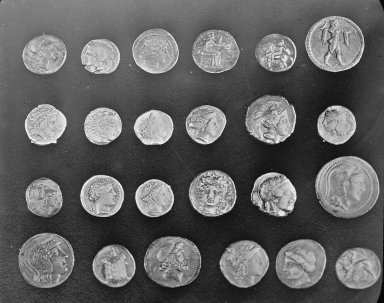
#> input picture skimage.data.coins(), 384 x 303 px
$ jupyter execute ch4_morphological_operations.ipynb
#> lines starting #> are read from the running program, lines starting #| are printed output that depends on the picture; after the words box and inside, x2 and y2 are one past the last pixel; in counts of white or black regions, pixels touching at a corner belong together
---
title: 'Chapter 4: Morphological operations'
jupyter: python3
format:
  html:
    embed-resources: true
  pdf:
    documentclass: article
    toc: true
    fontsize: 12pt
    geometry:
      - top=1in
      - bottom=1in
      - left=1in
      - right=1in
      - heightrounded
---

# Introduction

After binary thresholding an image to retain just the desired objects in the
foreground, these images usually contain undesirable artifacts. These could
small objects, objects of undesired shape, or an object separated into multiple
ones by small fissures.  Morphological operations on a binary image is useful
to fix these issues. Morphological operations can also be combined to fill
holes or extract object boundaries in binary images.

# The fundamental morphological operations

The two fundamental morphological operations are erosion and dilation. These
are building blocks of number of other techniques that combine them in clever
ways.  Although morphological operations are applicable to both binary and
grayscale images, we will focus only on binary images.

## Structuring element
The key component for a morphological operation in a structuring element. A
structuring element is a identical to a kernel (window) that we used for image
smoothing.  A structural element is a (small) binary image where the foreground
pixels are of a desired shape. As examples, we can have rectangle or elliptical
shaped structural elements:

[cell 1]
# Load the required libraries
import skimage as ski
import numpy as np
import matplotlib.pyplot as plt

## For skimage version 0.25 onward
# A rectangle structuring element
rect_se = ski.morphology.footprint_rectangle((1, 3))

# A square structuring element
sq_se = ski.morphology.footprint_rectangle((3, 3))

# A circular structuring element or radius 10
circle_se = ski.morphology.ellipse(10, 10)

# A elliptical structuring element of width 10 and height 5
ellipse_se = ski.morphology.ellipse(10, 5)


## For older version of skimage
"""
rect_se = ski.morphology.rectangle(1, 3)
sq_se = ski.morphology.rectangle(3, 3)
circle_se = ski.morphology.disk(10)
ellipse_se = ski.morphology.disk(5)
"""

# Plot the SEs
fig, ax = plt.subplots(2, 2)
ax[0, 0].imshow(rect_se, cmap = 'gray', vmin = 0, vmax = 2)
ax[0, 0].set_title('1x3 rectangle')
ax[0, 1].imshow(sq_se, cmap = 'gray', vmin = 0, vmax = 2)
ax[0, 1].set_title('3x3 square')
ax[1, 0].imshow(circle_se, cmap = 'gray', vmin = 0, vmax = 2)
ax[1, 0].set_title('10x10 ellipse')
ax[1, 1].imshow(ellipse_se, cmap = 'gray', vmin = 0, vmax = 2)
ax[1, 1].set_title('10x5 ellipse')
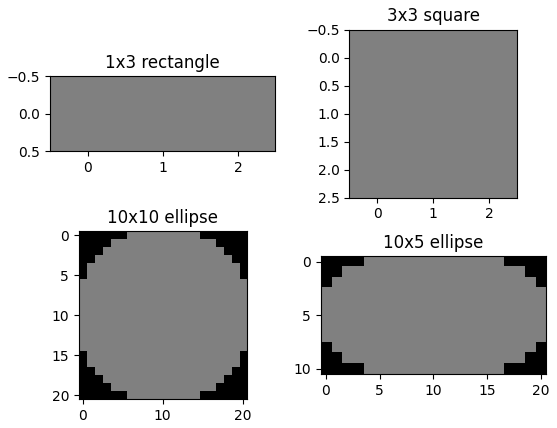
#> figure drawn by matplotlib, 4 panels

## Erosion
To erode an a binary image, we overlay the structuring element at each pixel of
the input image, and the output at that pixel is set to 1 if all the pixels in
the input image under the structuring element is 1.  The erosion operation is
useful to retain parts of the input image that "fits into" the structuring
element. For example, if we are using a square structuring element 2 pixels
wide, it will remove any rectangular objects in the input image that has width
less than 2, and all other objects will shirk in size.

[cell 2]
# Create a binary figure
img = np.array([[0, 0, 0, 0, 0, 0, 0, 0],
                [0, 1, 1, 0, 1, 0, 1, 1],
                [0, 1, 1, 0, 1, 0, 0, 0],
                [0, 0, 0, 0, 0, 0, 1, 0],
                [0, 1, 1, 1, 1, 1, 1, 0],
                [0, 1, 1, 1, 1, 1, 1, 0],
                [0, 1, 1, 1, 1, 1, 1, 0],
                [0, 0, 0, 0, 0, 0, 0, 0]])

# Create a 2x2 square structuring element
se = ski.morphology.footprint_rectangle((2, 2))

# Erode the image with the structuring element
er = ski.morphology.binary_erosion(img, se)

# Plot the figure
fig, ax = plt.subplots(1, 2)
ax[0].imshow(img, cmap = 'gray')
ax[0].set_title('Original image')
ax[1].imshow(er, cmap = 'gray')
ax[1].set_title('Eroded with 2x2 square')

## Dilation
Dilation is the inverse of an erosion. To dilate a binary image, we overlay the
structuring element at each pixel of the input image, the output at that pixel
is set to 1 if any pixel in the in the input image under the structuring
element is 1.  The dilation operation is useful to join fissures in the input
image that are smaller than the structuring element. For example, using a
square structuring element 2 pixels wide will join any objects in the input
image that are less than 2 pixels apart, and all other objects will expand.

[cell 3]
# Create a binary image
img = np.array([[0, 0, 0, 0, 0, 0, 0, 0],
                [0, 0, 0, 0, 0, 0, 0, 0],
                [0, 0, 1, 0, 0, 0, 0, 0],
                [0, 0, 0, 0, 0, 1, 1, 0],
                [0, 0, 0, 0, 0, 0, 0, 0],
                [0, 0, 0, 0, 1, 1, 1, 0],
                [0, 0, 0, 0, 0, 0, 0, 0],
                [0, 0, 0, 0, 0, 0, 0, 0]])

# Create a 2x2 square structuring element
se = ski.morphology.footprint_rectangle((2, 2))

# Dilate the image with the structuring element
dil = ski.morphology.binary_dilation(img, se)

# Plot the figure
fig, ax = plt.subplots(1, 2)
ax[0].imshow(img, cmap = 'gray')
ax[0].set_title('Original image')
ax[1].imshow(dil, cmap = 'gray')
ax[1].set_title('Dilated with 2x2 square')
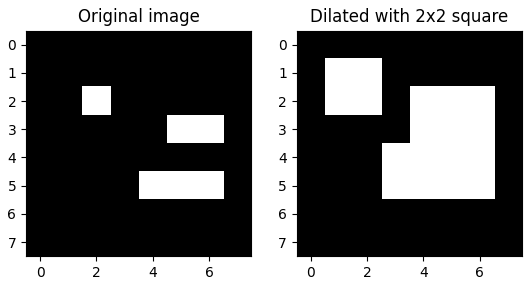
#> figure drawn by matplotlib, 2 panels

# Combining erosion and dilation
Erosion and Dilation operations can be combined to create higher order
operations.  Morphological opening and closing are preforming an erosion and
dilation consecutively.  These operations in effect restore the "damage" done
by the other operation.

## Morphological opening
Morphological opening first erodes an image and then dilates the eroded image.
As we have seen eroding an image removes objects smaller than the structuring
elements, and makes all other objects in the input image smaller. Dilating the
eroded image restores these smaller objects by making them bigger.
Importantly, the objects that were lost in the erosion are not restored.
In essence, we remove all objects smaller than the structuring element and all
other objects are restored.

[cell 4]
# Create a binary image
img = np.array([[0, 0, 0, 0, 0, 0, 0, 0],
                [0, 1, 1, 0, 1, 0, 1, 1],
                [0, 1, 1, 0, 1, 0, 0, 0],
                [0, 0, 0, 0, 0, 0, 1, 0],
                [0, 1, 1, 1, 1, 1, 1, 0],
                [0, 1, 1, 1, 1, 1, 1, 0],
                [0, 1, 1, 1, 1, 1, 1, 0],
                [0, 0, 0, 0, 0, 0, 0, 0]])

# Create a 2x2 square structuring element
se = ski.morphology.footprint_rectangle((2, 2))

# Erode the input image
er = ski.morphology.binary_erosion(img, se)
# Dilate the eroded image
dil_er = ski.morphology.binary_dilation(er, se)

# The above two steps can be done in one step
opening = ski.morphology.opening(img, se)

# Plot the image
fig, ax = plt.subplots(2, 2)
ax[0, 0].imshow(img, cmap = 'gray')
ax[0, 0].set_title('Original image')
ax[0, 1].imshow(er, cmap = 'gray')
ax[0, 1].set_title('Eroded image')
ax[1, 0].imshow(dil_er, cmap = 'gray')
ax[1, 0].set_title('Dilation of erosion')
ax[1, 1].imshow(opening, cmap = 'gray')
ax[1, 1].set_title('Opening')
for a in ax.flatten():
    a.set_axis_off()

## Morphological closing
Morphological closing first dilates an image and then erodes the dilated image.
Dilating an image makes all objects bigger and objects that closer than
the structuring element are joined into one, and makes all other objects
larger. Eroding a dilated image restores the larger objects by making
them smaller. Importantly, the objects that were merged by the dilation will
remain merged. In effect, we connect objects that are closer than the
structuring element and all other objects are restored.

[cell 5]
# Create a binary image
img = np.array([[0, 0, 0, 0, 0, 0, 0, 0],
                [0, 0, 0, 0, 0, 0, 0, 0],
                [0, 0, 1, 0, 0, 0, 0, 0],
                [0, 0, 0, 0, 0, 1, 1, 0],
                [0, 0, 0, 0, 0, 0, 0, 0],
                [0, 0, 0, 0, 1, 1, 1, 0],
                [0, 0, 0, 0, 0, 0, 0, 0],
                [0, 0, 0, 0, 0, 0, 0, 0]])

# Create a 2x2 square structuring element
se = ski.morphology.footprint_rectangle((2, 2))

# Dilate the input image
dil = ski.morphology.binary_dilation(img, se)
# Erode the dilated image
er_dil = ski.morphology.binary_erosion(dil, se)

# The above two steps can be done in one step
closing = ski.morphology.closing(img, se)

# Plot the image
fig, ax = plt.subplots(2, 2)
ax[0, 0].imshow(img, cmap = 'gray')
ax[0, 0].set_title('Original image')
ax[0, 1].imshow(dil, cmap = 'gray')
ax[0, 1].set_title('Dilated image')
ax[1, 0].imshow(er_dil, cmap = 'gray')
ax[1, 0].set_title('Erosion of dilation')
ax[1, 1].imshow(closing, cmap = 'gray')
ax[1, 1].set_title('Closing')
for a in ax.flatten():
    a.set_axis_off()
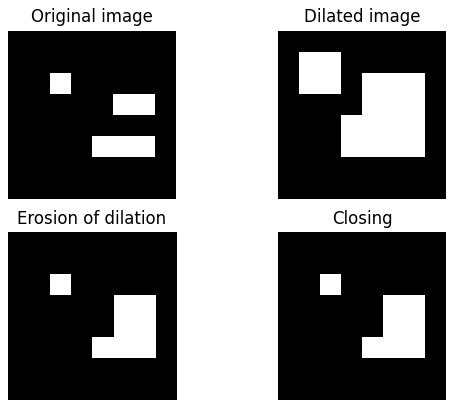
#> figure drawn by matplotlib, 4 panels

Note that for both opening and closing, the final image is not a prefect
reconstruction of the input image.

# Iterative erosion and dilation
We can get to further higher order functions by iteratively applying these
operations. There are several of them, but let us look at three that come
in very handy when analyzing biological samples.

## Hole filling
As the name suggests, this fills holes in in binary images. Holes in a binary
image are background pixels that are completely surrounded by foreground
pixels. A hole filling converts these background pixels into foreground
pixels.

[cell 6]
from scipy import ndimage as ndi

# Load the cell images
# img = ski.io.imread("data/F01_202w1.TIF")
img = ski.data.coins()
#> img is the input picture: shape (303, 384); min 1, max 252, mean 96.9

# Covert it into a binary image with otsu thresholding
otsu_thresh = ski.filters.threshold_otsu(img)
#> otsu_thresh = 107
img_otsu = img > otsu_thresh
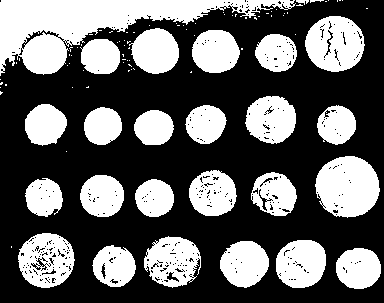
#> img_otsu: shape (303, 384) bool; 38.8% white; 96 white regions (70 under 20 px), largest, box (x1, y1, x2, y2) and area: (0, 0, 296, 76) 8792, (315, 156, 380, 218) 3062, (305, 16, 365, 72) 2459

# Fill in the holes
# This function is part of the scipy package.
hole_filled = ndi.binary_fill_holes(img_otsu)
#> hole_filled: shape (303, 384) bool; 40.2% white; 96 white regions (70 under 20 px), largest, box (x1, y1, x2, y2) and area: (0, 0, 296, 76) 9076, (315, 156, 380, 218) 3109, (305, 16, 365, 72) 2606

# Plot the images
fig, ax = plt.subplots(1, 3)
ax[0].imshow(img, cmap = 'gray')
ax[0].set_title('Original image')
ax[1].imshow(img_otsu, cmap = 'gray')
ax[1].set_title('Binary image')
ax[2].imshow(hole_filled, cmap = 'gray')
ax[2].set_title('Hole filled')
for a in ax:
    a.set_axis_off()

## Border extraction
We can get the border of objects by dilating an image
with a 3x3 square structuring element to make all objects in the image one pixel
larger. We can then subtract the original image from the dilated image to retain
just the border pixels.

[cell 7]
img = ski.data.coins()

# create SE and dilate
se = ski.morphology.footprint_rectangle((3, 3))
dil = ski.morphology.binary_dilation(hole_filled, se)
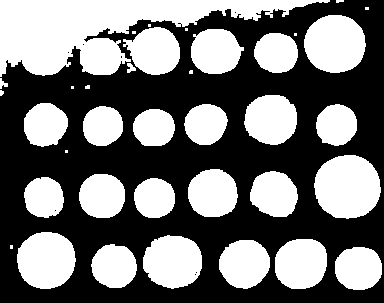
#> dil: shape (303, 384) bool; 45.1% white; 37 white regions (12 under 20 px), largest, box (x1, y1, x2, y2) and area: (0, 0, 330, 77) 11611, (314, 155, 381, 219) 3376, (304, 15, 366, 73) 2842

# subtract from the dilated image
border = dil ^ hole_filled
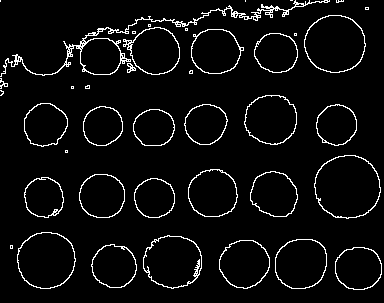
#> border: shape (303, 384) bool; 5% white in thin lines or dots

fig, ax = plt.subplots(1, 3)
ax[0].imshow(hole_filled, cmap='gray')
ax[0].set_title('Original image')
ax[1].imshow(dil, cmap='gray')
ax[1].set_title('Dilated image')
ax[2].imshow(border, cmap='gray')
ax[2].set_title('Object boundaries')
for a in ax:
    a.set_axis_off()

## Morphological reconstruction
As we have seen opening changes the shape of the objects in the input image,
and these can be quite problematic when we need to preserve the object shapes.
Morphological reconstruction is a way to preserve the shape of the of the
objects. It takes as input two images: the input binary image (usually referred
to as the mask image) and a seed image (sometimes referred to as the marker
image).  In the fist step the seed image in expanded by dilation.  However this
dilation is contained by the mask image, such that the dilation does not expand
to any pixels that is not a foreground pixel in the mask image.  This process
is repeated iteratively until there are no changes.

[cell 8]
# Create a binary image
img = np.array([[0, 0, 0, 0, 0, 0, 0, 0],
                [0, 1, 1, 0, 1, 0, 1, 1],
                [0, 1, 1, 0, 1, 0, 0, 0],
                [0, 0, 0, 0, 0, 0, 1, 0],
                [0, 1, 1, 1, 1, 1, 1, 0],
                [0, 1, 1, 1, 1, 1, 1, 0],
                [0, 1, 1, 1, 1, 1, 1, 0],
                [0, 0, 0, 0, 0, 0, 0, 0]])

# Create a structuring element
se = ski.morphology.footprint_rectangle((2, 2))

# Erode the original image to use as seed
er = ski.morphology.binary_erosion(img, se)

# Reconstruct starting from the eroded image
# and using the original image as mask
reconst = ski.morphology.reconstruction(er, img)

# Opening of the original image for comparison
opening = ski.morphology.opening(img, se)

# Plot the images
fig, ax = plt.subplots(2, 2)
ax[0, 0].imshow(img, cmap = 'gray')
ax[0, 0].set_title('Original (mask) image')
ax[0, 1].imshow(er, cmap = 'gray')
ax[0, 1].set_title('Marker/seed image')
ax[1, 0].imshow(reconst, cmap = 'gray')
ax[1, 0].set_title('Reconstructed image')
ax[1, 1].imshow(opening, cmap = 'gray')
ax[1, 1].set_title('Opened image')
for a in ax.flatten():
    a.set_axis_off()
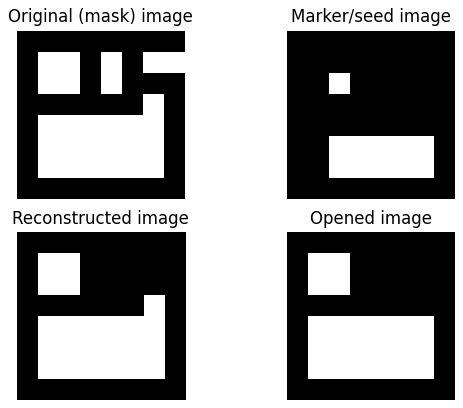
#> figure drawn by matplotlib, 4 panels

## Skeletonization

Skeletonization iteratively erodes images to get a 1 pixel skeleton on an
image. It is useful for understanding the shape and orientation of objects in
an image.

[cell 9]
from scipy import ndimage as ndi

# Load the image
img = ski.io.imread("data/F01_202w1.TIF")
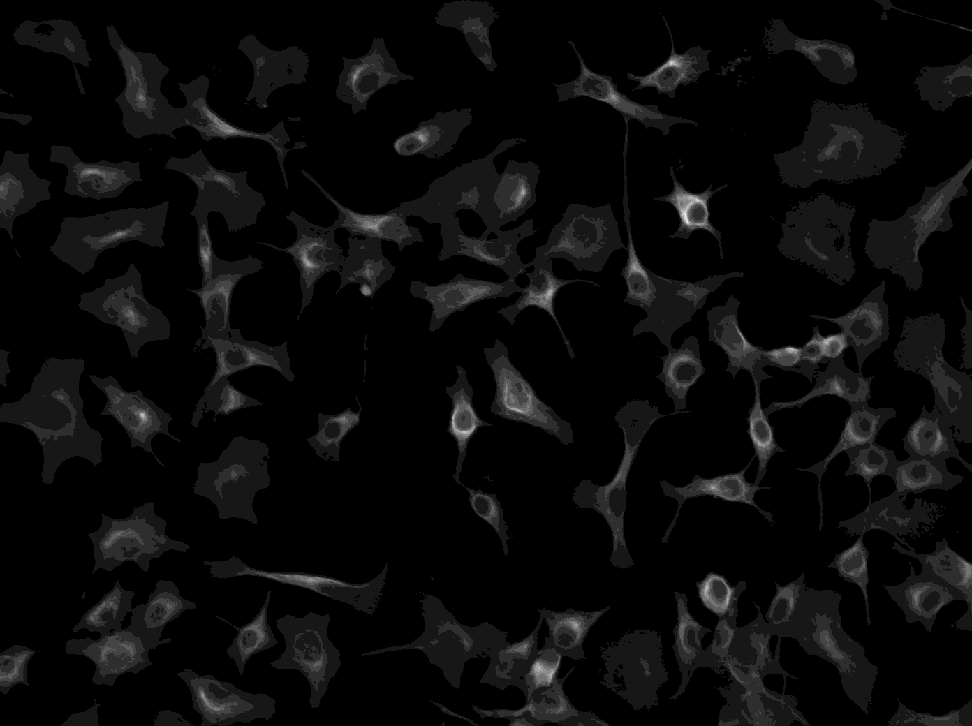
#> input picture data/F01_202w1.TIF, 972 x 726 px, shrunk from 1392 x 1040 before the run
#> img is the input picture: shape (726, 972) uint16; min 98, max 2852, mean 270.9

# Binary threshold the image
img = img > ski.filters.threshold_otsu(img)
#> img: shape (726, 972) bool; 14.6% white; 346 white regions (261 under 20 px), largest, box (x1, y1, x2, y2) and area: (768, 368, 962, 494) 6054, (711, 297, 885, 474) 5792, (698, 573, 809, 726) 4876

# Fill in the holes
img = ndi.binary_fill_holes(img)
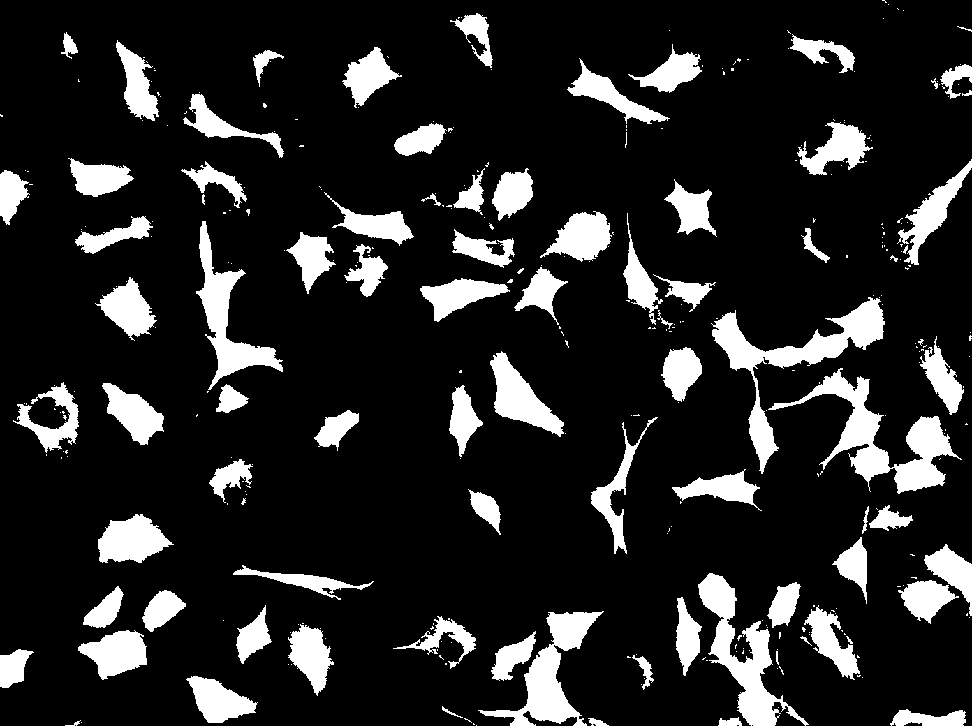
#> img: shape (726, 972) bool; 15% white; 342 white regions (257 under 20 px), largest, box (x1, y1, x2, y2) and area: (768, 368, 962, 494) 6201, (711, 297, 885, 474) 5915, (698, 573, 809, 726) 4962

# Get the skeletion of the filled image
img_skeleton = ski.morphology.skeletonize(img)
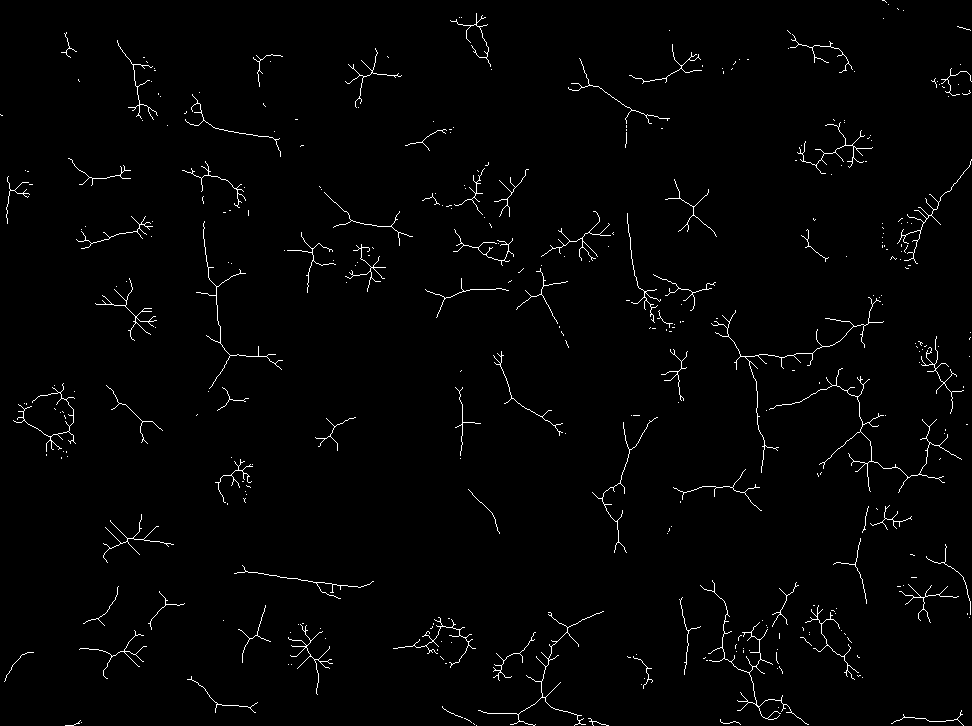
#> img_skeleton: shape (726, 972) bool; 1.6% white in thin lines or dots

# Plot the image
fig, ax = plt.subplots(1, 2, figsize = (10, 5))
ax[0].imshow(img, cmap = 'gray')
ax[0].set_title('Binary image')
ax[1].imshow(img_skeleton, cmap = 'gray')
ax[1].set_title('Skeleton of image')
for a in ax:
    a.set_axis_off()
